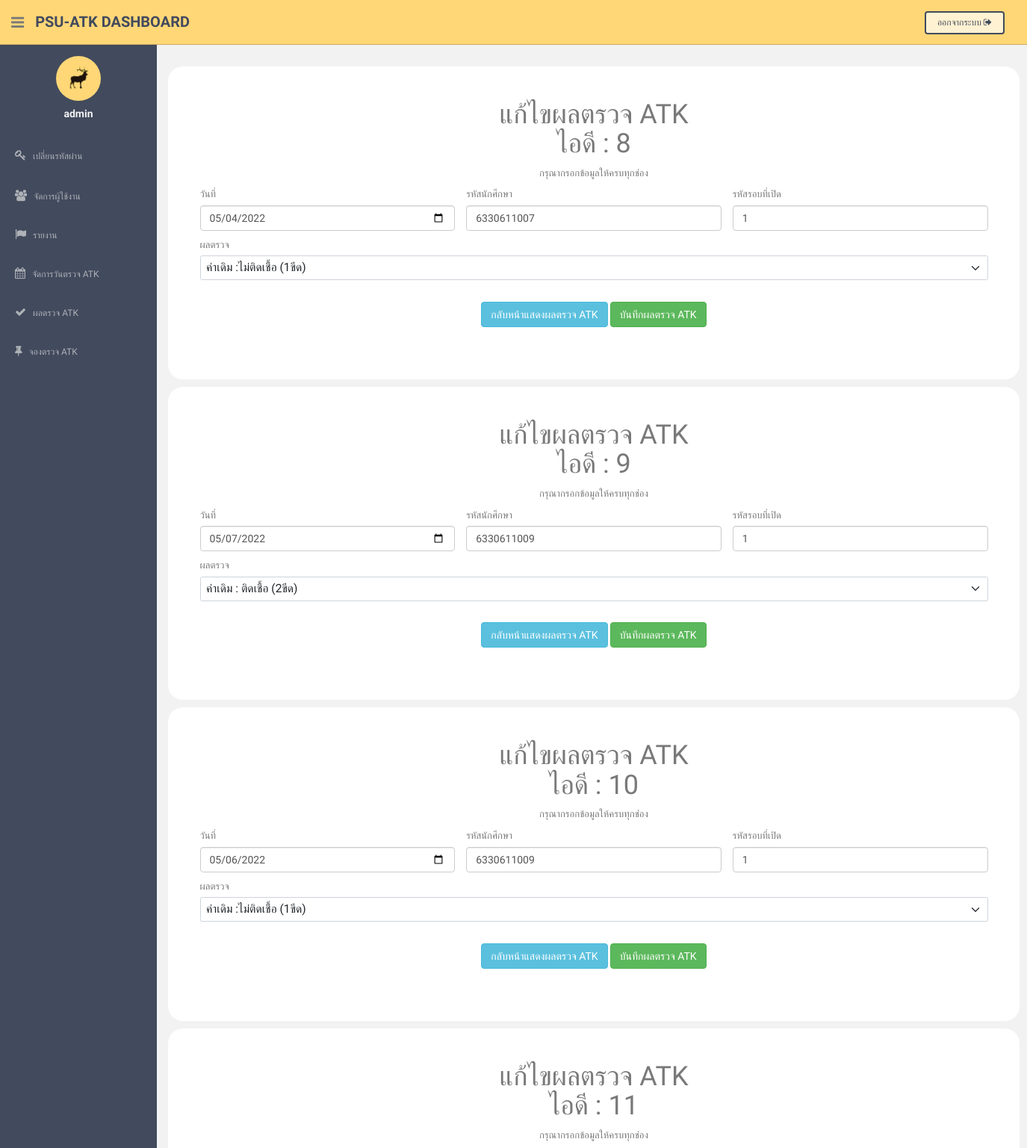
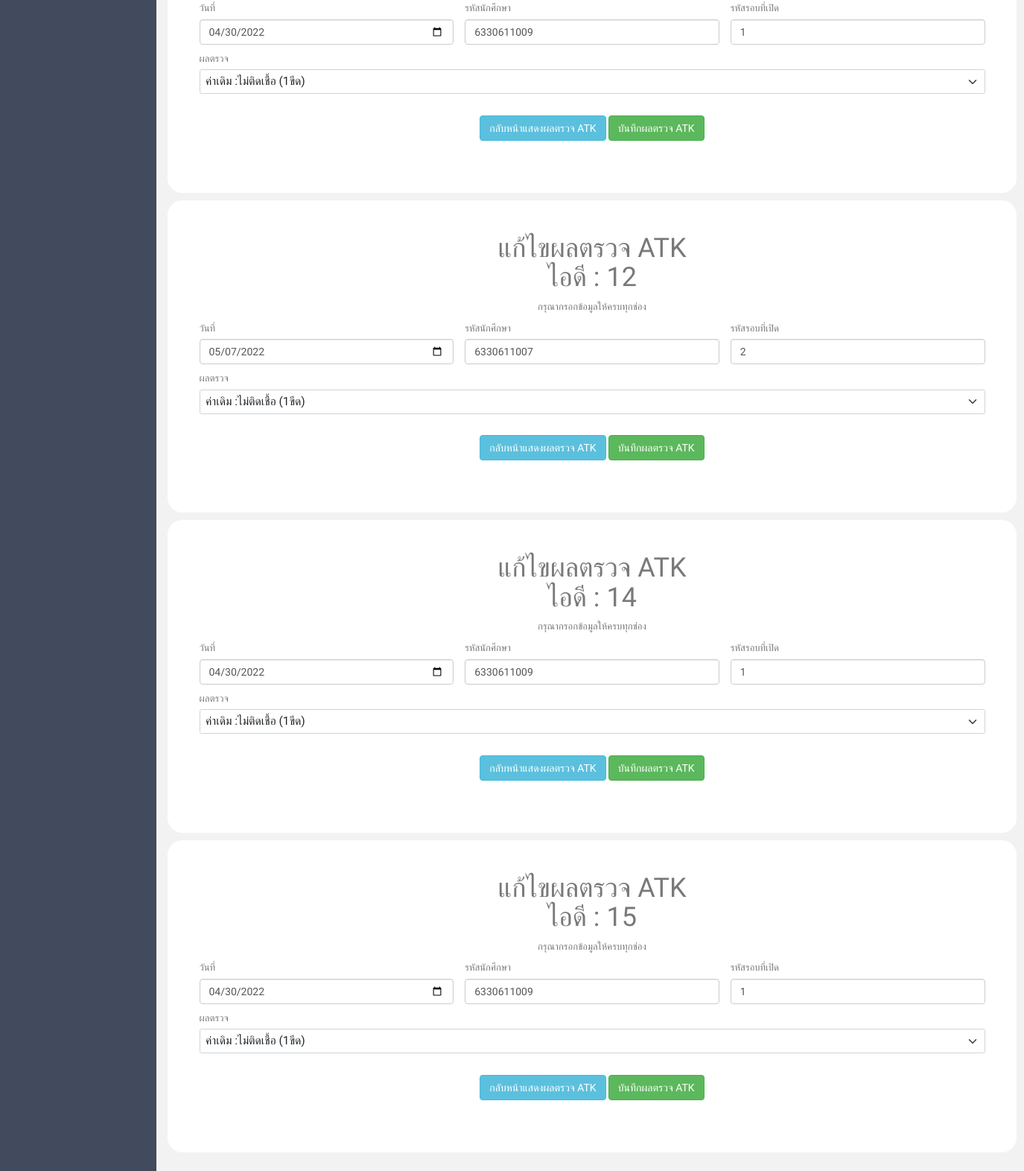
The page /admin/edit_atk_result.php (signed in) on the database its author committed (2 pictures, top to bottom).
### tables this page shows
CREATE TABLE `atk_test` (
  `AT_ID` int(10) NOT NULL,
  `atopen_id` int(10) NOT NULL,
  `user_id` varchar(20) NOT NULL,
  `Date` varchar(100) NOT NULL,
  `result` varchar(100) NOT NULL
);

### admin/edit_atk_result.php (the view, shortened to what this page needs)
<?php
include 'dbconnection.php';
if (strlen($_SESSION['id'] == 0)) {
    header('location:logout.php');
} else {
    $search = isset($_POST['AT_ID']) ? $_POST['AT_ID'] : '';
    $sql = "SELECT * FROM atk_test WHERE AT_ID LIKE '%$search%'";
    $result = mysqli_query($connect, $sql); ?>
    <!DOCTYPE html>
    <html lang="en">
    <head>
        <link href="https://cdn.jsdelivr.net/npm/bootstrap@5.1.3/dist/css/bootstrap.min.css" rel="stylesheet">
        <link href="assets/css/bootstrap.css" rel="stylesheet">
        <link href="assets/font-awesome/css/font-awesome.css" rel="stylesheet" />
        <link href="assets/css/style.css" rel="stylesheet">
        <link href="assets/css/style-responsive.css" rel="stylesheet">
    </head>
    <body>
        <?php include 'menu.php'; ?>
        <br>
        <section id="main-content">
            <section class="wrapper">
                <?php while ($row = mysqli_fetch_array($result, MYSQLI_ASSOC)) { ?>
                    <form action="edit_atk_result_ok.php" method="POST" enctype="multipart/form-data">
                        <div class="container mt-3 mb-3" style="background-color: white; border-radius: 20px;
        border: none; padding: 50px; padding-top: 25px;">
                            <center>
                                <h1>แก้ไขผลตรวจ ATK <br> ไอดี : <?php echo $row["AT_ID"]; ?></h1>
                                <p>กรุณากรอกข้อมูลให้ครบทุกช่อง</p>
                            </center>
                            <div class="row mt-3 mb-3">
                                <div class="col">
                                    <label class="form-label">วันที่</label>
                                    <input type="date" name="date" class="form-control" required="" value="<?php echo $row["Date"]; ?>">
                                </div>
                                <div class="col">
                                    <label class="form-label">รหัสนักศึกษา</label>
                                    <input type="text" name="user_id" class="form-control" required="" value="<?php echo $row["user_id"]; ?>">
                                </div>
                                <div class="col">
                                    <label class="form-label">รหัสรอบที่เปิด</label>
                                    <input type="text" name="atopen_id" class="form-control" required="" value="<?php echo $row["atopen_id"]; ?>">
                                </div>
                            </div>
                            <div class="row mt-3 mb-3">
                                <div class="col">
                                    <label class="form-label">ผลตรวจ</label>
                                    <select name="result" class="form-select" required="" style="font-size: 1.2em;">
                                        <option value="<?php echo $row["result"]; ?>" selected="">ค่าเดิม :<?php echo $row["result"]; ?></option>
                                    </select>
                                </div>
                            </div>
                            <div class="row mt-3 mb-3">
                                <div class="col">
                                    <center>
                                        <br>
                                        <a href="show_atk_result.php" class="btn btn-info" role="button">กลับหน้าแสดงผลตรวจ ATK</a>
                                        <button type="submit" class="btn btn-success">บันทึกผลตรวจ ATK</button>
                                    </center>
                                </div>
                            </div>
                        </div>
                    </form>
                <?php } ?>
            </section>
        </section>
    </body>
    </html>
<?php
} ?>

### admin/assets/css/style.css (style rules this page uses)
body { color: #797979; background: #f2f2f2; font-family: 'Ruda', sans-serif; padding: 0px !important; margin: 0px !important; font-size:13px; }
a, a:hover, a:focus { text-decoration: none; outline: none; }
#main-content { margin-left: 210px; }
.wrapper { display: inline-block; margin-top: 60px; padding-left: 15px; padding-right: 15px; padding-bottom: 15px; padding-top: 0px; width: 100%; }
label { font-weight: 400; }

### rows shown on the page
atk_test: AT_ID "8", date "05/04/2022", user_id "6330611007", atopen_id "1"
atk_test: AT_ID "9", date "05/07/2022", user_id "6330611009", atopen_id "1"
atk_test: AT_ID "10", date "05/06/2022", user_id "6330611009", atopen_id "1"
atk_test: AT_ID "11", date "04/30/2022", user_id "6330611009", atopen_id "1"
atk_test: AT_ID "12", date "05/07/2022", user_id "6330611007", atopen_id "2"
atk_test: AT_ID "14", date "04/30/2022", user_id "6330611009", atopen_id "1"
atk_test: AT_ID "15", date "04/30/2022", user_id "6330611009", atopen_id "1"

### other values the page prints
$_SESSION['login'] "admin"
